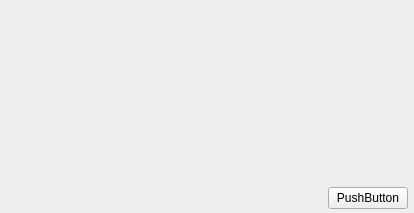
<?xml version="1.0" encoding="UTF-8"?>
<ui version="4.0">
 <class>AboutDialog</class>
 <widget class="QWidget" name="AboutDialog">
  <property name="geometry">
   <rect>
    <x>0</x>
    <y>0</y>
    <width>414</width>
    <height>213</height>
   </rect>
  </property>
  <property name="windowTitle">
   <string>AboutDialog</string>
  </property>
  <property name="styleSheet">
   <string notr="true"/>
  </property>
  <layout class="QVBoxLayout" name="verticalLayout">
   <property name="spacing">
    <number>0</number>
   </property>
   <property name="leftMargin">
    <number>0</number>
   </property>
   <property name="topMargin">
    <number>0</number>
   </property>
   <property name="rightMargin">
    <number>0</number>
   </property>
   <property name="bottomMargin">
    <number>0</number>
   </property>
   <item>
    <widget class="QWidget" name="dialogbg" native="true">
     <layout class="QVBoxLayout" name="verticalLayout_2">
      <property name="spacing">
       <number>0</number>
      </property>
      <property name="leftMargin">
       <number>2</number>
      </property>
      <property name="topMargin">
       <number>0</number>
      </property>
      <property name="rightMargin">
       <number>2</number>
      </property>
      <property name="bottomMargin">
       <number>0</number>
      </property>
      <item>
       <widget class="QLabel" name="lblTitle">
        <property name="minimumSize">
         <size>
          <width>0</width>
          <height>20</height>
         </size>
        </property>
        <property name="text">
         <string/>
        </property>
       </widget>
      </item>
      <item>
       <widget class="QWidget" name="widget" native="true">
        <property name="sizePolicy">
         <sizepolicy hsizetype="Preferred" vsizetype="Fixed">
          <horstretch>0</horstretch>
          <verstretch>0</verstretch>
         </sizepolicy>
        </property>
        <property name="minimumSize">
         <size>
          <width>0</width>
          <height>80</height>
         </size>
        </property>
        <property name="autoFillBackground">
         <bool>false</bool>
        </property>
        <property name="styleSheet">
         <string notr="true">background-image: url(:/Images/bg.png);</string>
        </property>
       </widget>
      </item>
      <item>
       <widget class="QLabel" name="lblDesc">
        <property name="text">
         <string/>
        </property>
       </widget>
      </item>
      <item>
       <spacer name="verticalSpacer">
        <property name="orientation">
         <enum>Qt::Vertical</enum>
        </property>
        <property name="sizeHint" stdset="0">
         <size>
          <width>20</width>
          <height>40</height>
         </size>
        </property>
       </spacer>
      </item>
      <item>
       <layout class="QHBoxLayout" name="horizontalLayout">
        <property name="spacing">
         <number>4</number>
        </property>
        <property name="leftMargin">
         <number>4</number>
        </property>
        <property name="topMargin">
         <number>4</number>
        </property>
        <property name="rightMargin">
         <number>4</number>
        </property>
        <property name="bottomMargin">
         <number>4</number>
        </property>
        <item>
         <spacer name="horizontalSpacer">
          <property name="orientation">
           <enum>Qt::Horizontal</enum>
          </property>
          <property name="sizeHint" stdset="0">
           <size>
            <width>40</width>
            <height>20</height>
           </size>
          </property>
         </spacer>
        </item>
        <item>
         <widget class="QPushButton" name="pushButton">
          <property name="text">
           <string>PushButton</string>
          </property>
         </widget>
        </item>
       </layout>
      </item>
     </layout>
    </widget>
   </item>
  </layout>
 </widget>
 <layoutdefault spacing="6" margin="11"/>
 <resources>
  <include location="localman.qrc"/>
 </resources>
 <connections/>
</ui>
